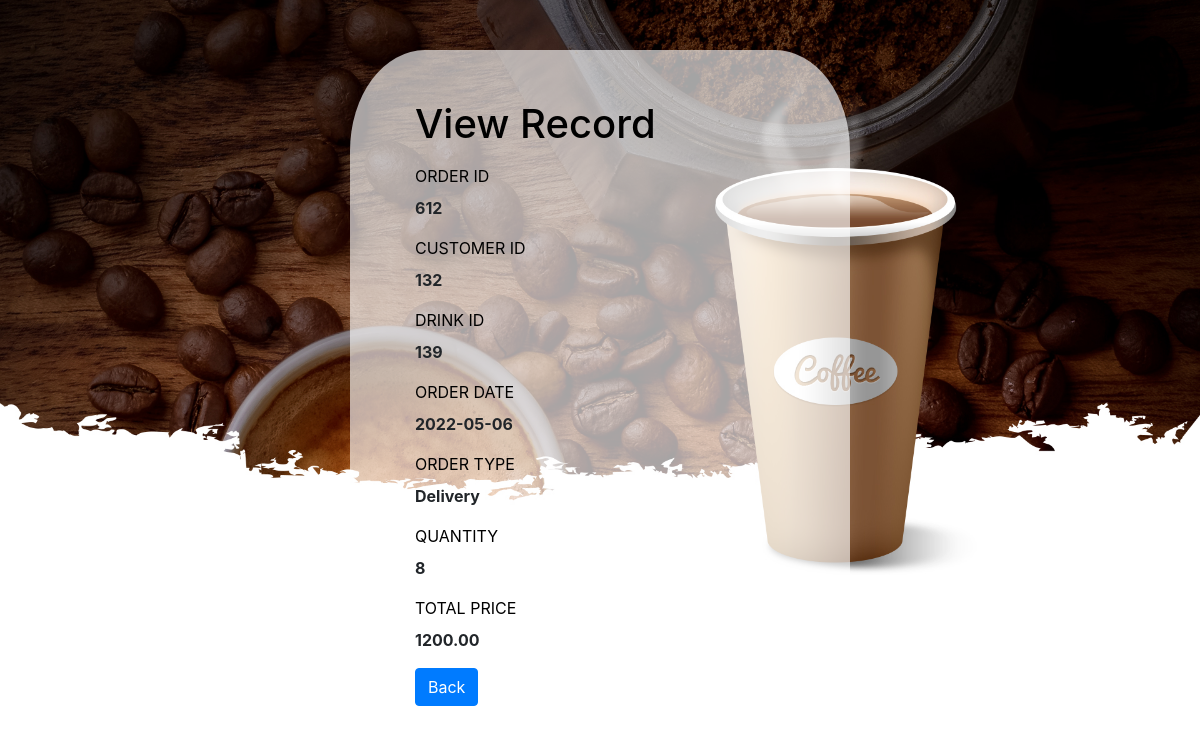
/orders-read.php?id=612 (signed in), run on the app's committed database.
### tables this page shows
CREATE TABLE `order_line` (
  `ORDER_ID` int(3) NOT NULL,
  `DRINK_ID` int(3) NOT NULL,
  `ORDER_QUANTITY` int(3) DEFAULT NULL,
  `TOTAL_PRICE` decimal(7,2) DEFAULT NULL
);

CREATE TABLE `orders` (
  `ORDER_ID` int(3) NOT NULL,
  `CUSTOMER_ID` int(3) NOT NULL,
  `ORDER_DATE` date DEFAULT NULL,
  `ORDER_TYPE` varchar(20) NOT NULL
);

### orders-read.php (the view, shortened to what this page needs)
<?php
if(isset($_GET["id"]) && !empty(trim($_GET["id"]))){
    require_once "config.php";
    $sql = "SELECT ORDERS.ORDER_ID, ORDERS.CUSTOMER_ID, ORDERS.ORDER_DATE, ORDERS.ORDER_TYPE, ORDER_LINE.DRINK_ID, ORDER_LINE.ORDER_QUANTITY, ORDER_LINE.TOTAL_PRICE FROM orders,order_line WHERE orders.order_id = order_line.order_id AND orders.order_id = ?";
    if($stmt = mysqli_prepare($link, $sql)){
        mysqli_stmt_bind_param($stmt, "s", $param_id);
        if(mysqli_stmt_execute($stmt)){
            $result = mysqli_stmt_get_result($stmt);
            if(mysqli_num_rows($result) == 1){
                $row = mysqli_fetch_array($result, MYSQLI_ASSOC);
            } else{
                header("location: error.php");
                exit();
            }
        } else{
            echo "Oops! Something went wrong. Please try again later.";
        }
    }
} else{
    header("location: error.php");
    exit();
}
?>
<!DOCTYPE html>
<html lang="en">
<head>
    <link rel="stylesheet" href="https://stackpath.bootstrapcdn.com/bootstrap/4.5.2/css/bootstrap.min.css">
</head>
<body>
    <div class="wrapper">
        <div class="container-fluid">
            <div class="row">
                <div class="col-md-12">
                    <h1 class="mt-5 mb-3">View Record</h1>
                    <div class="form-group">
                        <label>ORDER ID</label>
                        <p><b><?php echo $row["ORDER_ID"]; ?></b></p>
                    </div>
                    <div class="form-group">
                        <label>CUSTOMER ID</label>
                        <p><b><?php echo $row["CUSTOMER_ID"]; ?></b></p>
                    </div>
                    <div class="form-group">
                        <label>DRINK ID</label>
                        <p><b><?php echo $row["DRINK_ID"]; ?></b></p>
                    </div>
                    <div class="form-group">
                        <label>ORDER DATE</label>
                        <p><b><?php echo $row["ORDER_DATE"]; ?></b></p>
                    </div>
                    <div class="form-group">
                        <label>ORDER TYPE</label>
                        <p><b><?php echo $row["ORDER_TYPE"]; ?></b></p>
                    </div>
                    <div class="form-group">
                        <label>QUANTITY</label>
                        <p><b><?php echo $row["ORDER_QUANTITY"]; ?></b></p>
                    </div>
                    <div class="form-group">
                        <label>TOTAL PRICE</label>
                        <p><b><?php echo $row["TOTAL_PRICE"]; ?></b></p>
                    </div>
                    <p><a href="orders.php" class="btn btn-primary">Back</a></p>
                </div>
            </div>
        </div>
    </div>
</body>
</html>

### data on the page
order_line: ORDER_ID.ORDER_ID "612", ORDER_ID.CUSTOMER_ID "132", DRINK_ID "139", ORDER_ID.ORDER_DATE "2022-05-06", ORDER_ID.ORDER_TYPE "Delivery", ORDER_QUANTITY "8", TOTAL_PRICE "1200.00"
